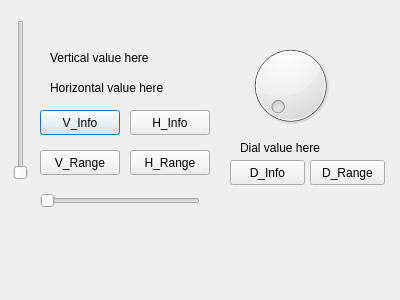
<?xml version="1.0" encoding="UTF-8"?>
<ui version="4.0">
 <class>Dialog</class>
 <widget class="QDialog" name="Dialog">
  <property name="geometry">
   <rect>
    <x>0</x>
    <y>0</y>
    <width>400</width>
    <height>300</height>
   </rect>
  </property>
  <property name="windowTitle">
   <string>Dialog</string>
  </property>
  <widget class="QLabel" name="label_vertical">
   <property name="geometry">
    <rect>
     <x>50</x>
     <y>50</y>
     <width>141</width>
     <height>16</height>
    </rect>
   </property>
   <property name="text">
    <string>Vertical value here</string>
   </property>
  </widget>
  <widget class="QLabel" name="label_horizontal">
   <property name="geometry">
    <rect>
     <x>50</x>
     <y>80</y>
     <width>141</width>
     <height>16</height>
    </rect>
   </property>
   <property name="text">
    <string>Horizontal value here</string>
   </property>
  </widget>
  <widget class="QSlider" name="horizontalSlider">
   <property name="geometry">
    <rect>
     <x>40</x>
     <y>190</y>
     <width>160</width>
     <height>22</height>
    </rect>
   </property>
   <property name="orientation">
    <enum>Qt::Horizontal</enum>
   </property>
  </widget>
  <widget class="QSlider" name="verticalSlider">
   <property name="geometry">
    <rect>
     <x>10</x>
     <y>20</y>
     <width>22</width>
     <height>160</height>
    </rect>
   </property>
   <property name="orientation">
    <enum>Qt::Vertical</enum>
   </property>
  </widget>
  <widget class="QPushButton" name="btn_vinfo">
   <property name="geometry">
    <rect>
     <x>40</x>
     <y>110</y>
     <width>80</width>
     <height>25</height>
    </rect>
   </property>
   <property name="text">
    <string>V_Info</string>
   </property>
  </widget>
  <widget class="QPushButton" name="btn_vrange">
   <property name="geometry">
    <rect>
     <x>40</x>
     <y>150</y>
     <width>80</width>
     <height>25</height>
    </rect>
   </property>
   <property name="text">
    <string>V_Range</string>
   </property>
  </widget>
  <widget class="QPushButton" name="btn_hinfo">
   <property name="geometry">
    <rect>
     <x>130</x>
     <y>110</y>
     <width>80</width>
     <height>25</height>
    </rect>
   </property>
   <property name="text">
    <string>H_Info</string>
   </property>
  </widget>
  <widget class="QPushButton" name="btn_hrange">
   <property name="geometry">
    <rect>
     <x>130</x>
     <y>150</y>
     <width>80</width>
     <height>25</height>
    </rect>
   </property>
   <property name="text">
    <string>H_Range</string>
   </property>
  </widget>
  <widget class="QDial" name="dial">
   <property name="geometry">
    <rect>
     <x>240</x>
     <y>40</y>
     <width>101</width>
     <height>91</height>
    </rect>
   </property>
  </widget>
  <widget class="QLabel" name="label_dial">
   <property name="geometry">
    <rect>
     <x>240</x>
     <y>140</y>
     <width>141</width>
     <height>16</height>
    </rect>
   </property>
   <property name="text">
    <string>Dial value here</string>
   </property>
  </widget>
  <widget class="QPushButton" name="btn_dinfo">
   <property name="geometry">
    <rect>
     <x>230</x>
     <y>160</y>
     <width>75</width>
     <height>25</height>
    </rect>
   </property>
   <property name="text">
    <string>D_Info</string>
   </property>
  </widget>
  <widget class="QPushButton" name="btn_drange">
   <property name="geometry">
    <rect>
     <x>310</x>
     <y>160</y>
     <width>75</width>
     <height>25</height>
    </rect>
   </property>
   <property name="text">
    <string>D_Range</string>
   </property>
  </widget>
 </widget>
 <resources/>
 <connections/>
</ui>
